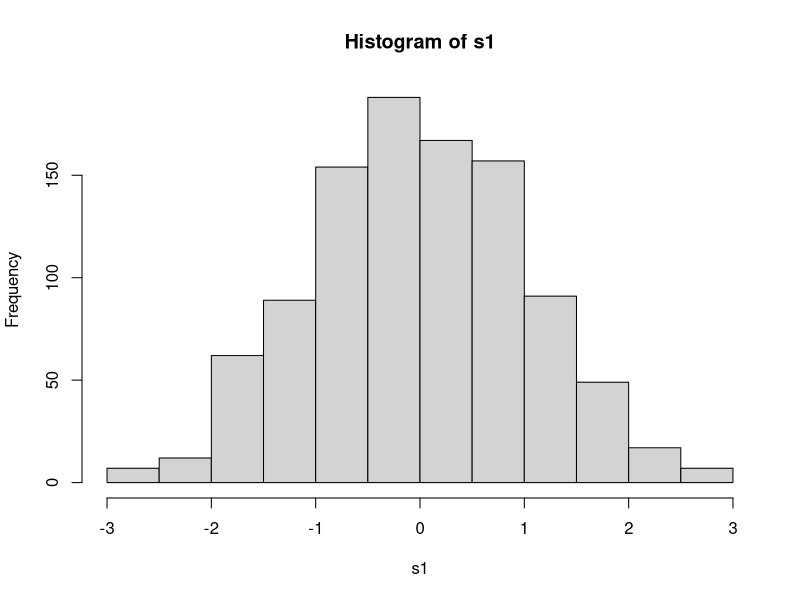
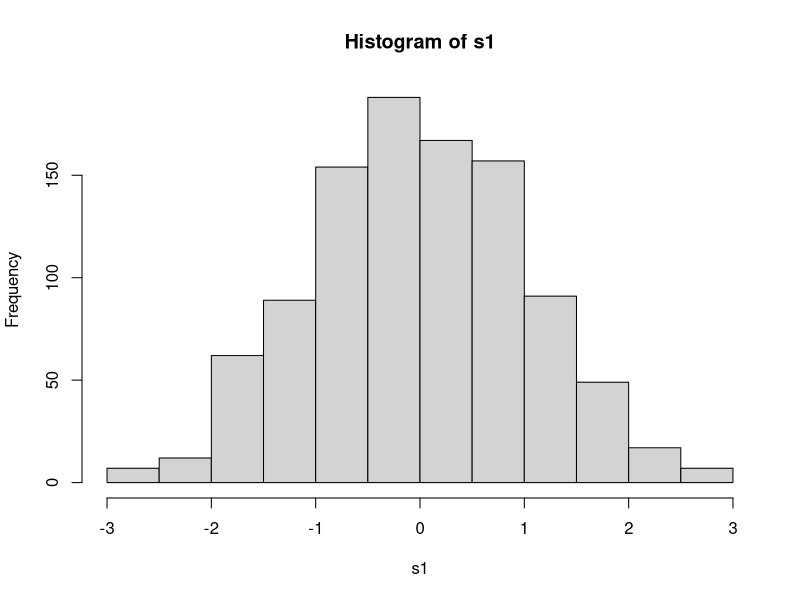
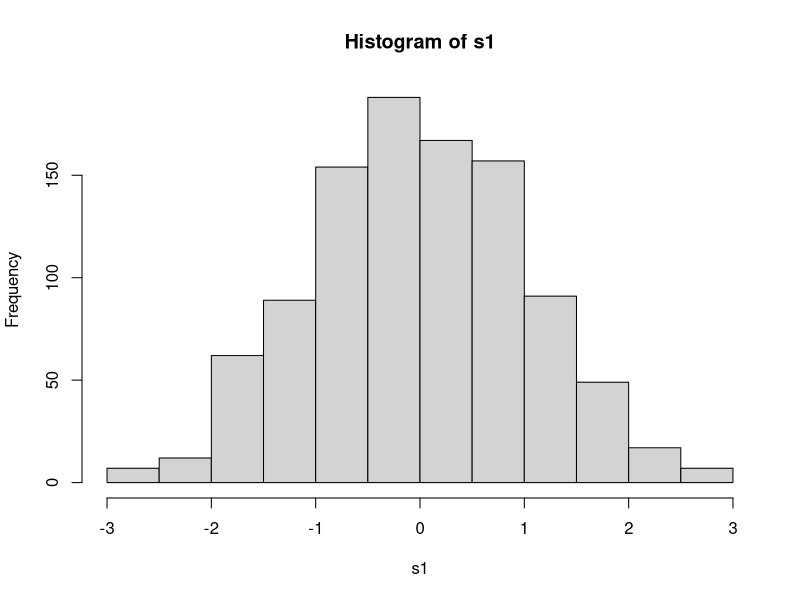
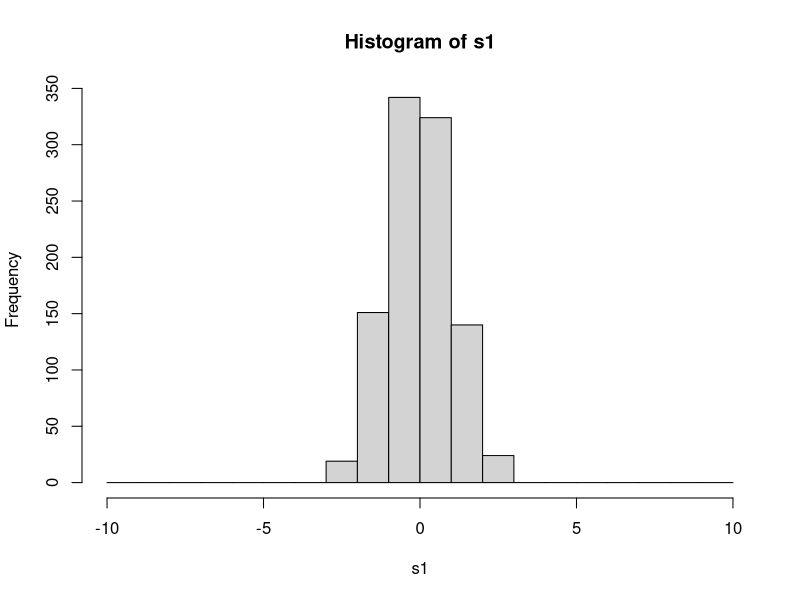
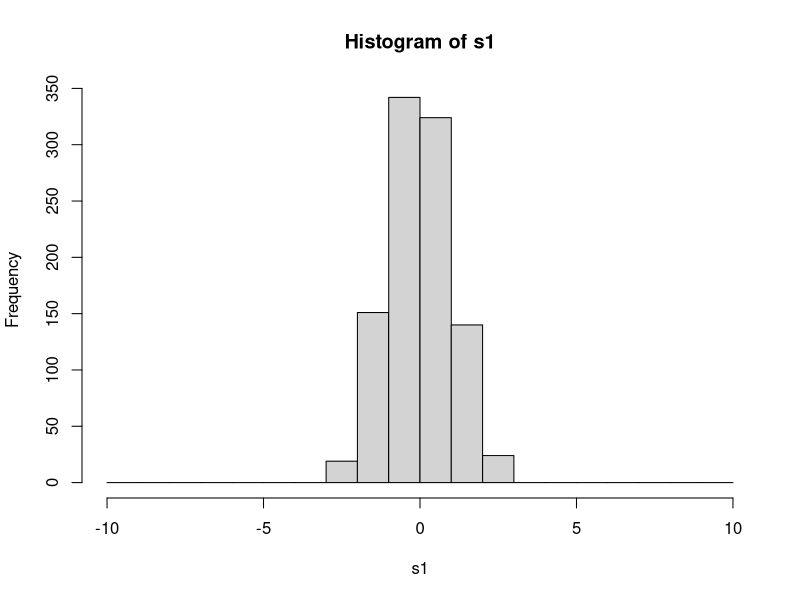
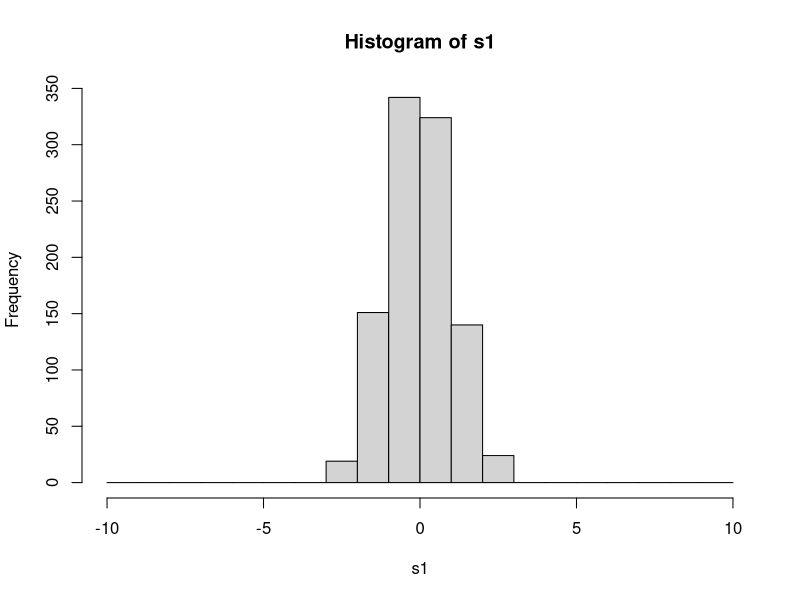
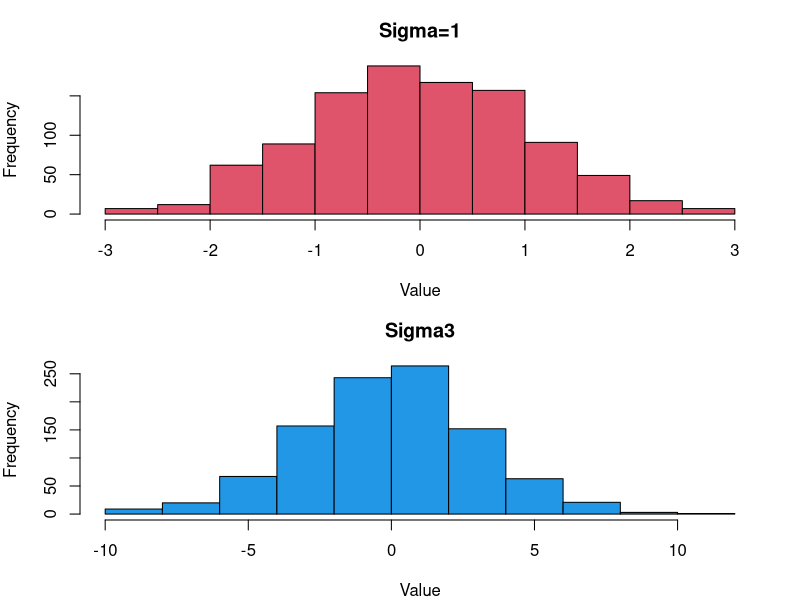
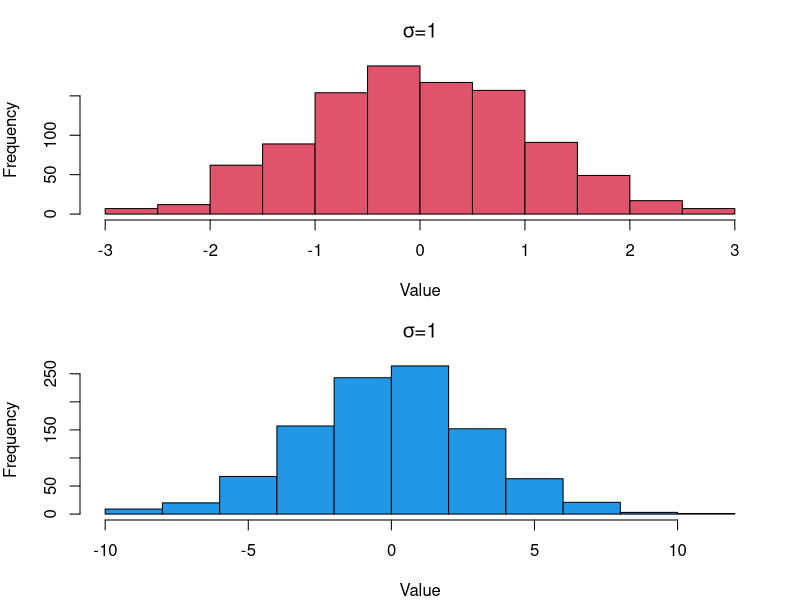

These charts were generated, in order, by the following R code: (Note: this script raises an error after producing the figures.)
#Plotting stuff
setwd("C:/Users/Hayden/Documents/GitHub/bootcamp-2016-example")

s1<-rnorm(1000,mean=0, sd=1)
s3<-rnorm(1000, mean=0, sd=3)
pdf("Normal_hist.pdf", width=4, height=7)
par(mfrow=c(2,1), mar=c(4, 4, 3, 2)) 
hist(s1, col=2, xlab="Value", main="Sigma=1")
hist(s3,col = 4, xlab = "Value", main="Sigma3")
dev.off()

pdf("Normal_hist.pdf", width=4, height=7)
par(mfrow=c(2,1), mar=c(4, 4, 3, 2)) 
hist(s1, col=2, xlab="Value", main=expression(paste(sigma,"=1")))
hist(s3,col = 4, xlab = "Value", main=expression(paste(sigma,"=1")))
dev.off()

pdf("Normal_hist.pdf", width=6, height=6)
par(mfrow=c(1,1), mar=c(4, 4, 3, 2)) 
plot(density(s1),col=2, lwd=4, xlab="Value", xlim=c(-15,15), main="Normal Distribution")
lines(density(s3), col=4, lwd=4)
legend(-15,0.4, c("sigma=1", "sigma=3", lwd=4, col=c(2,4),cex=1.5))
abline(v=quantile(s1,0.9),lty=2,lwd=3,col=2)
abline(v=quantile(s3,0.9),lty=2,lwd=3,col=4)
dev.off()
#needs a bit of work
#got it to work

pdf(file="Normal_boxplot.pdf",width=6,height=6)
par(mfrow=c(1,1), mar=c(4, 4, 3, 2)) 
boxplot(cbind(s1,s3),names=c("Sigma=1","Sigma=3"),main="Draws from a normal distribution",col=c(2,4))
dev.off()

hist(s1)
hist(s1)$breaks
hist(s1)$counts
bins<- seq(-10 , 10 ,by=1)
#this is justshowing stuff
hist(s1,breaks=bins)$breaks
#end digression
hist(s1,breaks=bins)
counts_s1<-hist(s1,breaks=bins)$counts
counts_s3<-hist(s3,breaks=bins)$counts
#this is giving me an error saying some of x is not counted

bins<-seq(-15,15,by=1)
hist(s1,breaks=bins)$breaks
hist(s3,breaks=bins)$breaks
#made the bins bigger and it worked

#making the plot
pdf(file="normal_barplot.pdf", width=6,height=6);
par(mfrow=c(1,1), mar=c(4, 4, 3, 2))
barplot(rbind(counts_s1,counts_s3),col=c(2,4),beside=T,names.arg=seq(-10,9.5,by=1),xlab="Value",ylab="Count")
legend(6,350,c(expression(paste(sigma,"=3")),expression(paste(sigma,"=6"))),col=c(2,4),lwd=4)
dev.off()
#not working

#made it work
s1<-rnorm(1000,mean=0,sd=1)
s3<-rnorm(1000,mean=0,sd=3)
bins<-seq(-12,12,by=1)
counts_s1<-hist(s1,breaks=bins)$counts
counts_s3<-hist(s3,breaks=bins)$counts
pdf(file="normal_barplot.pdf", width=6,height=6);
par(mfrow=c(1,1), mar=c(4, 4, 3, 2))
barplot(rbind(counts_s1,counts_s3),col=c(2,4), names.arg=seq(-12,11.5,by=1),beside=T,xlab="Value",ylab="Count")
legend(6,350,c(expression(paste(sigma,"=3")),expression(paste(sigma,"=6"))),col=c(2,4),lwd=4)
dev.off()

mean(s1>1.96)
mean(s1<0)
s1<0


